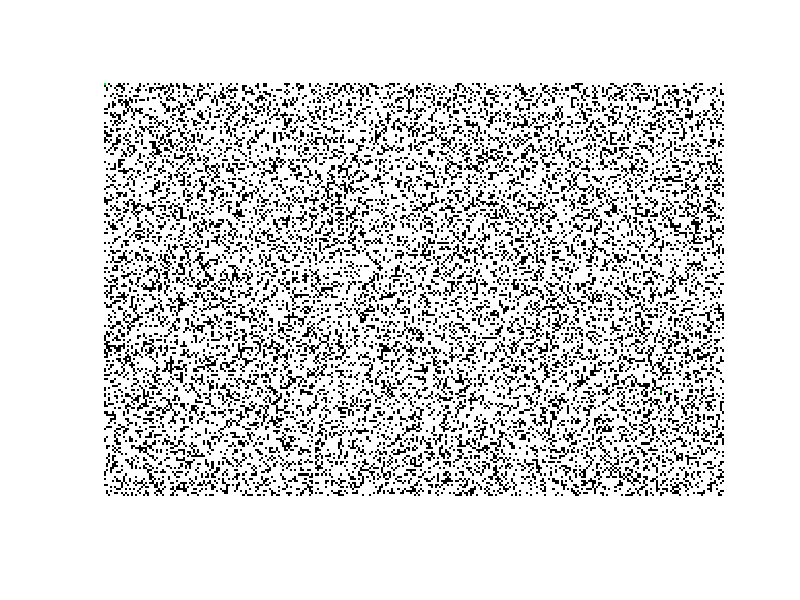

Write MATLAB code to recreate this figure. (Note: this script raises an error after producing the figure.)
clear; clc; clf; close all
load cv_06a.mat;
% load cv_06b.mat;

problem.start_node = 1;
end_node = problem.end_node;
node_list = problem.node_list;
node_neighbors = problem.node_neighbors;
neighbors_distance = problem.neighbors_distance;
nr_nodes = length(node_list);
M = problem.M;


figure;
imshow(M, 'InitialMagnification',1200);


%% A* call
fprintf('A* algorithm started...\n');
tic;
[path, path_cost, nodes_expanded] = astar_algorithm(node_list, node_neighbors, neighbors_distance, problem.start_node, end_node);
computation_time = toc;

%% Results
if  not(isempty(path))
    disp('Path found!');
    fprintf('Path cost: %.2f\n', path_cost);
    fprintf('Path length: %d\n', length(path));
    fprintf('No. evaluated nodes: %d\n', nodes_expanded);
    fprintf('Computation time: %.4f s\n', computation_time);

    hold on;
    path_coords = node_list(path, :);
    plot(path_coords(:, 2), path_coords(:, 1), 'r-', 'LineWidth', 2);
else
    disp('Path not found!');
end

hold off;




%% A* Algoritmus Implementation

function [path, path_cost, nodes_expanded] = astar_algorithm(node_list, node_neighbors, neighbors_distance, start_node, end_node)
    nr_nodes = length(node_list);
    
    % Init
    open_set = start_node;
    closed_set = [];
    
    % g_score - distance from start
    g_score = inf(nr_nodes, 1);
    g_score(start_node) = 0;
    
    % f_score - g_score + heuristic
    f_score = inf(nr_nodes, 1);
    f_score(start_node) = heuristic(node_list(start_node, :), node_list(end_node, :));
    
    % came_from - pro rekonstrukci cesty
    came_from = zeros(nr_nodes, 1);

    nodes_expanded = 0;
    
    while ~isempty(open_set)

        % Najdi node s nejmensim f_score v open_set
        [~, min_idx] = min(f_score(open_set));
        current = open_set(min_idx);
        
        % check jestli neni node cilovy
        if current == end_node
            path = reconstruct_path(came_from, current);
            path_cost = g_score(end_node);
            return;
        end
        
        % presun current z open_set do closed_set
        open_set(min_idx) = [];
        closed_set = [closed_set, current];
        nodes_expanded = nodes_expanded + 1;
        
        % Projdi vsechny sousedy
        neighbors = node_neighbors{current};
        distances = neighbors_distance{current};
        
        for i = 1:length(neighbors)
            neighbor = neighbors(i);
            
            % Preskoc pokud je soused uz v closed_set
            if ismember(neighbor, closed_set)
                continue;
            end
            
            temp_g_score = g_score(current) + distances(i);
            
            % Pokud soused neni v open_set, add 
            if ~ismember(neighbor, open_set)
                open_set = [open_set, neighbor];
            
            elseif temp_g_score >= g_score(neighbor)
                continue; % Tahle cesta neni lepsi, skip 
            end
            
            % tato cesta je nejlepsi, save 
            came_from(neighbor) = current;
            g_score(neighbor) = temp_g_score;
            f_score(neighbor) = g_score(neighbor) + heuristic(node_list(neighbor, :), node_list(end_node, :));
        end
    end
    
    % Cesta nebyla nalezena
    path = [];
    path_cost = inf;
end

function h = heuristic(pos1, pos2)
    % euclid
%     h = sqrt(sum((pos1 - pos2).^2));

    %manhattan vykazuje na mrizce lepsi vlastnosti
    h = abs(pos1(1) - pos2(1)) + abs(pos1(2) - pos2(2));

end

function path = reconstruct_path(came_from, current)
    % Rekonstrukce cesty z came_from
    path = current;
    while came_from(current) ~= 0
        current = came_from(current);
        path = [current, path];
    end
end
